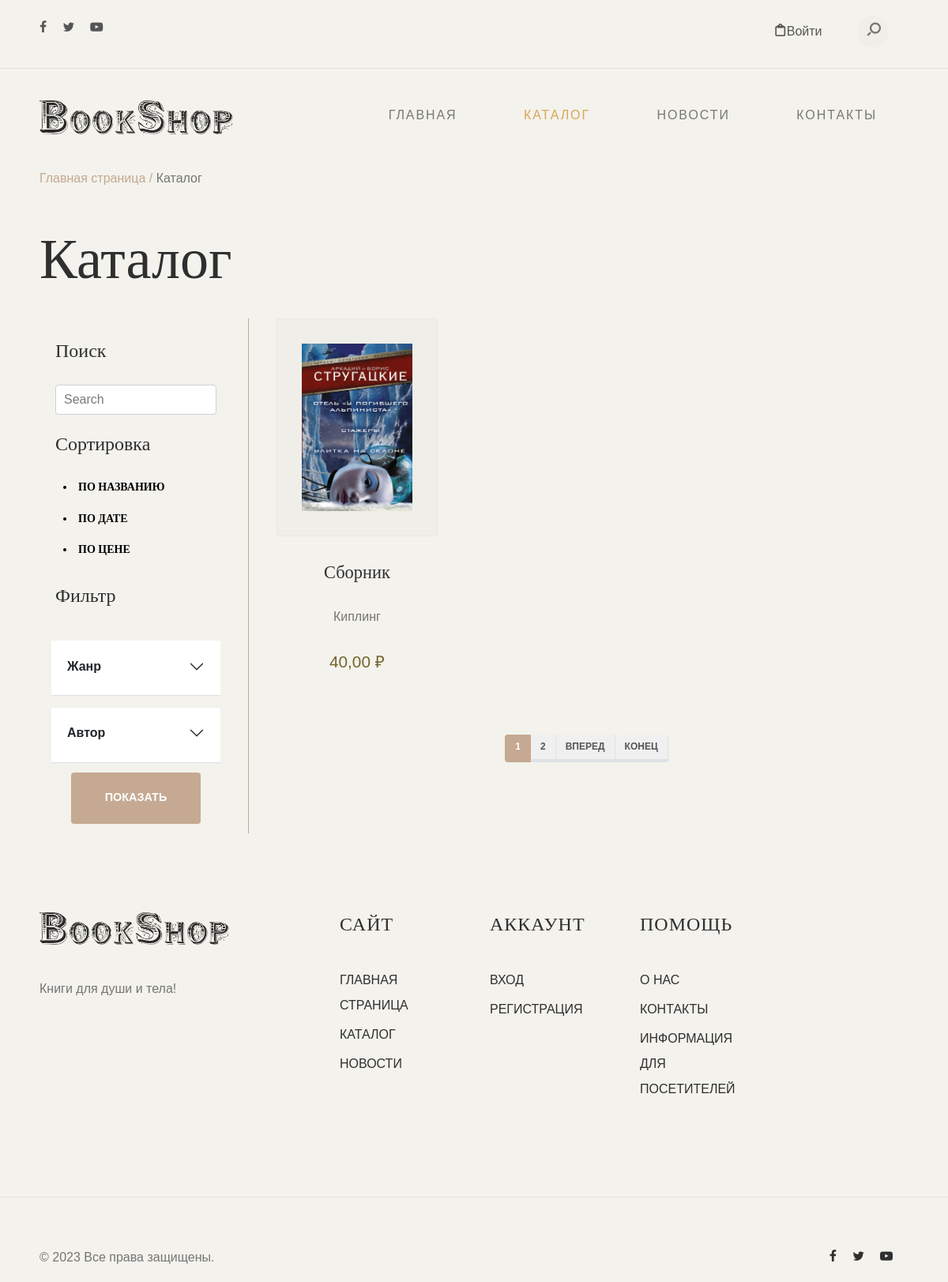
Page /catalog/ on the committed database.
### mainapp/models.py (models this page shows, shortened)
class Book(models.Model):
    name = models.CharField(max_length=64)
    author = models.CharField(max_length=64, blank=True)
    foto = models.ImageField(upload_to='book_images', blank=True)
    article = models.IntegerField()
    date_receipt = models.DateField()
    category = models.ForeignKey(BookCategory, on_delete=models.CASCADE)
    description = models.TextField()
    price = models.DecimalField(max_digits=8, decimal_places=2)
    date_create = models.DateField(auto_now_add=True)
    date_update = models.DateField(auto_now=True)

### mainapp/views.py (the view)
# urls.py: path('catalog/', catalog, name='catalog'),
def catalog(request):
    if "sort" not in request.session:
        request.session["sort"] = "id"
    if "filt" not in request.session:
        request.session["filt"] = "все"
    filt = request.GET.get('filt')
    order = request.GET.get('sort')
    if filt:
        request.session["filt"] = filt
    if order:
        request.session["sort"] = order
    f_filed = request.session["filt"]
    o_field = request.session["sort"]
    if f_filed == "все":
        object_list = Book.objects.all().order_by(request.session["sort"])
    else:
        object_list = Book.objects.all().order_by(request.session["sort"]).filter(
            Q(author__icontains=request.session["filt"]) | Q(category__name__icontains=request.session["filt"]))
    genre = BookCategory.objects.all()
    items_per_page = 1
    paginator = Paginator(object_list, items_per_page)
    page_number = request.GET.get('page', 1)
    try:
        page_obj = paginator.get_page(page_number)
    except PageNotAnInteger:
        page_obj = paginator.get_page(1)
    except EmptyPage:
        page_obj = paginator.get_page(paginator.num_pages)
    context = {'page_obj': page_obj, 'f_filed': f_filed, 'o_field': o_field, 'genre': genre}
    return render(request, 'mainapp/catalog.html', context)

### mainapp/templates/mainapp/catalog.html (shortened to what this page needs)
{% extends 'mainapp/extends/base.html'%}
{% load static %}
{% block  content %}
<div id="header-wrap">
    {% include 'mainapp/includes/header.html'%}
    {% include 'mainapp/includes/menu.html'%}
</div>
<section>
    <div class="container">
        <div class="row">
            <div class="col-md-12">
                <div class="breadcrumbs">
                    <span class="item"><a href="{% url 'index' %}">Главная страница /</a></span>
                    <span class="item">Каталог</span>
                </div>
            </div>
        </div>
    </div>
</section>
<div>
    <div class="container">
        <div class="row">
            <div class="col-md-12">
                <div class="colored">
                    <h1 class="page-title">Каталог</h1>
                </div>
            </div>
        </div>
    </div>
</div>
<section>
    <div class="container">
        <div class="row">
            <div class="col-md-3 col-sm-12 col-xs-12 v-divider">
                <div class="col-md-12">
                    <div class="colored">
                        <h2>Поиск</h2>
                    </div>
                    <form method="get" class="search-box" action="{% url 'search_result' %}">
                        <input name="q" value="{{ request.GET.q }}"
                               class="search-field text search-input col-md-12 col-sm-12 col-xs-12" placeholder="Search"
                               type="search">
                    </form>
                </div>
                <div class="col-md-12">
                    <div>
                        <h2 style="margin: 15px 0;">Сортировка</h2>
                        <form style="height: 30px;" method="get" action="{% url 'catalog' %}">
                            <button class="{% if o_field == 'name' %} btn-text  {% else %} btn-text-f {% endif %}" name="sort" value="name">
                                <li>По названию</li>
                            </button>
                        </form>
                        <form style="height: 30px;" method="get" action="{% url 'catalog' %}">
                            <button class="{% if o_field == 'date_receipt' %} btn-text  {% else %} btn-text-f {% endif %}" name="sort" value="date_receipt">
                                <li>По дате</li>
                            </button>
                        </form>
                        <form style="height: 30px;" method="get" action="{% url 'catalog' %}">
                            <button class="{% if o_field == 'price' %} btn-text  {% else %} btn-text-f {% endif %}" name="sort" value="price">
                                <li>По цене</li>
                            </button>
                        </form>
                    </div>
                </div>
                <div class="col-md-12">
                    <div class="colored">
                        <h2>Фильтр</h2>
                    </div>
                </div>
                <div class="col-md-12 col-sm-12 col-xs-12">
                        <div class="row">
                            <div class="col">
                                <div class="accordion" id="accordionExample">
                                    <div class="accordion-item">
                                        <label class="accordion-header" id="headingOne">
                                            <button class="accordion-button collapsed btn-wrap" type="button"
                                                    data-bs-toggle="collapse"
                                                    data-bs-target="#collapseOne" aria-expanded="false"
                                                    aria-controls="collapseOne">
                                                Жанр
                                            </button>
                                        </label>
                                    </div>
                                </div>
                            </div>
                        </div>
                        <div class="row">
                            <div class="col">
                                <div class="accordion" id="accordionExample1">
                                    <div class="accordion-item">
                                        <label class="accordion-header" id="headingOne1">
                                            <button class="accordion-button collapsed btn-wrap" type="button"
                                                    data-bs-toggle="collapse"
                                                    data-bs-target="#collapseOne1" aria-expanded="false"
                                                    aria-controls="collapseOne1">
                                                Автор
                                            </button>
                                        </label>
                                    </div>
                                </div>
                            </div>
                        </div>
                        <div class="col-md-12 col-sm-12 col-xs-12">
                            <button type="submit" class="btn btn-xlarge btn-accent btn-full">Показать
                            </button>
                        </div>
                </div>
            </div>
            <div class="col-md-9">
                {% include 'mainapp/includes/goods_card.html'%}
                {% include 'mainapp/includes/pagination.html'%}
            </div>
        </div>
    </div>
</section>
{% include 'mainapp/includes/footer.html'%}
{% endblock %}

### mainapp/templates/mainapp/includes/goods_card.html (shortened to what this page needs)
<div class="products-grid grid card_add_basket">
    {% for book in page_obj.object_list %}
    <figure class="product-style ">
        <a href="{% url 'product_detail' book.id %}"></a><img src="{{ book.foto.url }}" alt="Books" class="product-item"></a>
        <figcaption>
            <a href="{% url 'product_detail' book.id %}"><h3>{{ book.name }}</h3></a>
            <p>{{ book.author }}</p>
            <div class="item-price">{{ book.price }} ₽</div>
        </figcaption>
    </figure>
    {% endfor %}
</div>

### rows in the picture
Book: foto (picture), name "Сборник", author "Киплинг", price "40,00"

### other values in the picture
{{ item }} "1"
{{ item }} "2"
